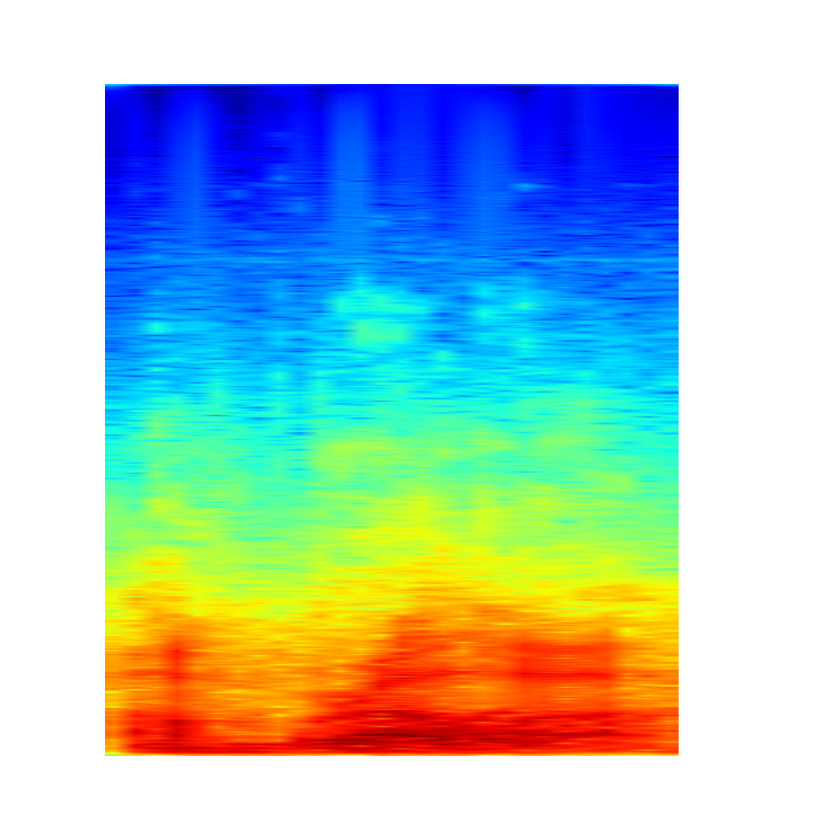
#> input picture processing/native.png, 840 x 840 px, shrunk from 1000 x 1000 before the run
$ python matches.py   (older library calls are emulated)
#> lines starting #> are read from the running program, lines starting #| are printed output that depends on the picture; after the words box and inside, x2 and y2 are one past the last pixel; in counts of white or black regions, pixels touching at a corner belong together
#!/usr/bin/env python
import numpy as np
import cv2
import matplotlib.pyplot as plt


def drawMatches(img1, kp1, img2, kp2, matches):
    """
    My own implementation of cv2.drawMatches as OpenCV 2.4.9
    does not have this function available but it's supported in
    OpenCV 3.0.0

    This function takes in two images with their associated
    keypoints, as well as a list of DMatch data structure (matches)
    that contains which keypoints matched in which images.

    An image will be produced where a montage is shown with
    the first image followed by the second image beside it.

    Keypoints are delineated with circles, while lines are connected
    between matching keypoints.

    img1,img2 - Grayscale images
    kp1,kp2 - Detected list of keypoints through any of the OpenCV keypoint
              detection algorithms
    matches - A list of matches of corresponding keypoints through any
              OpenCV keypoint matching algorithm
    """

    # Create a new output image that concatenates the two images together
    # (a.k.a) a montage
    rows1 = img1.shape[0]
    cols1 = img1.shape[1]
    rows2 = img2.shape[0]
    cols2 = img2.shape[1]

    out = np.zeros((max([rows1,rows2]),cols1+cols2,3), dtype='uint8')

    # Place the first image to the left
    out[:rows1,:cols1] = np.dstack([img1, img1, img1])

    # Place the next image to the right of it
    out[:rows2,cols1:] = np.dstack([img2, img2, img2])

    # For each pair of points we have between both images
    # draw circles, then connect a line between them
    for mat in matches:

        # Get the matching keypoints for each of the images
        img1_idx = mat.queryIdx
        img2_idx = mat.trainIdx

        # x - columns
        # y - rows
        (x1,y1) = kp1[img1_idx].pt
        (x2,y2) = kp2[img2_idx].pt

        # Draw a small circle at both co-ordinates
        # radius 4
        # colour blue
        # thickness = 1
        cv2.circle(out, (int(x1),int(y1)), 4, (255, 0, 0), 1)
        cv2.circle(out, (int(x2)+cols1,int(y2)), 4, (255, 0, 0), 1)

        # Draw a line in between the two points
        # thickness = 1
        # colour blue
        cv2.line(out, (int(x1),int(y1)), (int(x2)+cols1,int(y2)), (255, 0, 0), 1)


    # Show the image
    # cv2.imshow('Matched Features', out)
    # cv2.waitKey(0)
    # cv2.destroyWindow('Matched Features')

    # Also return the image if you'd like a copy
    return out


img1 = cv2.imread('native.png',0)
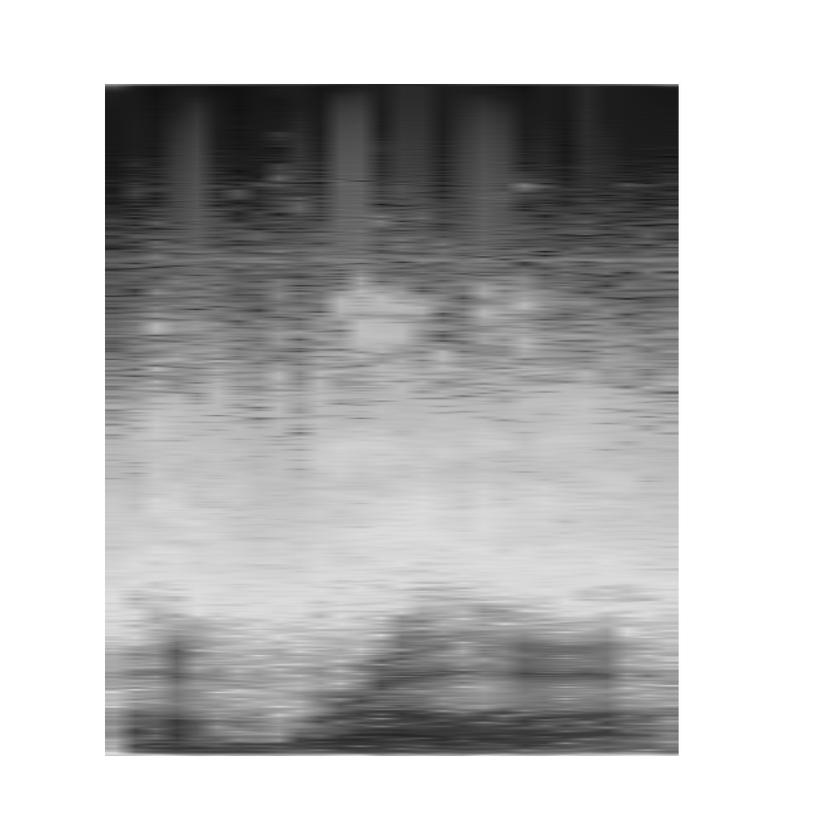
#> img1: shape (840, 840); min 17, max 255, mean 189.3
img2 = cv2.imread('user.png',0)
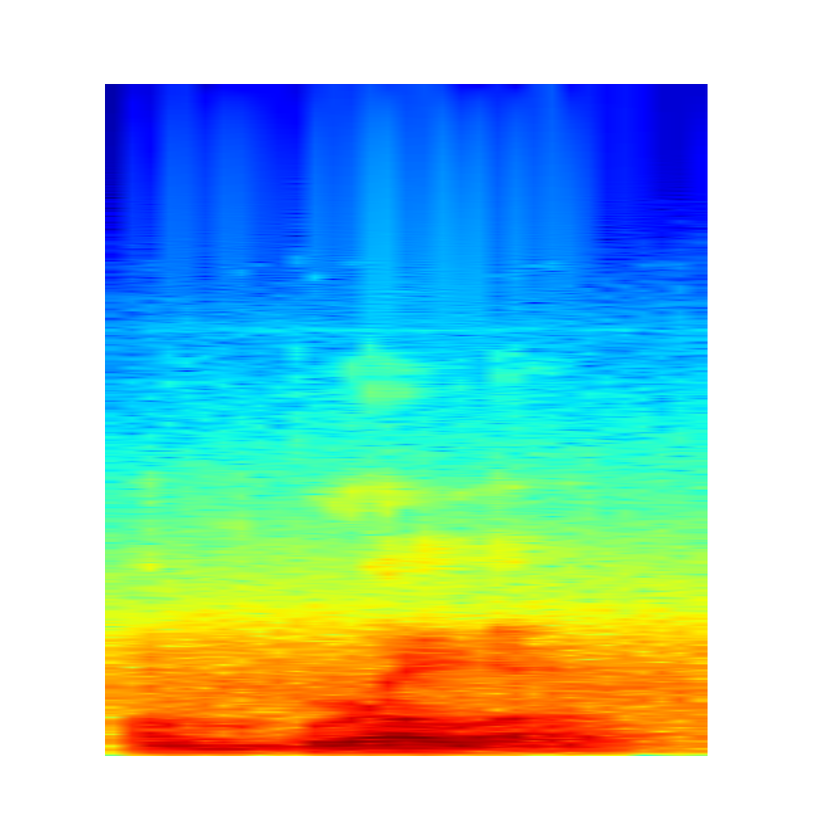
#> input picture processing/user.png, 840 x 840 px, shrunk from 1000 x 1000 before the run
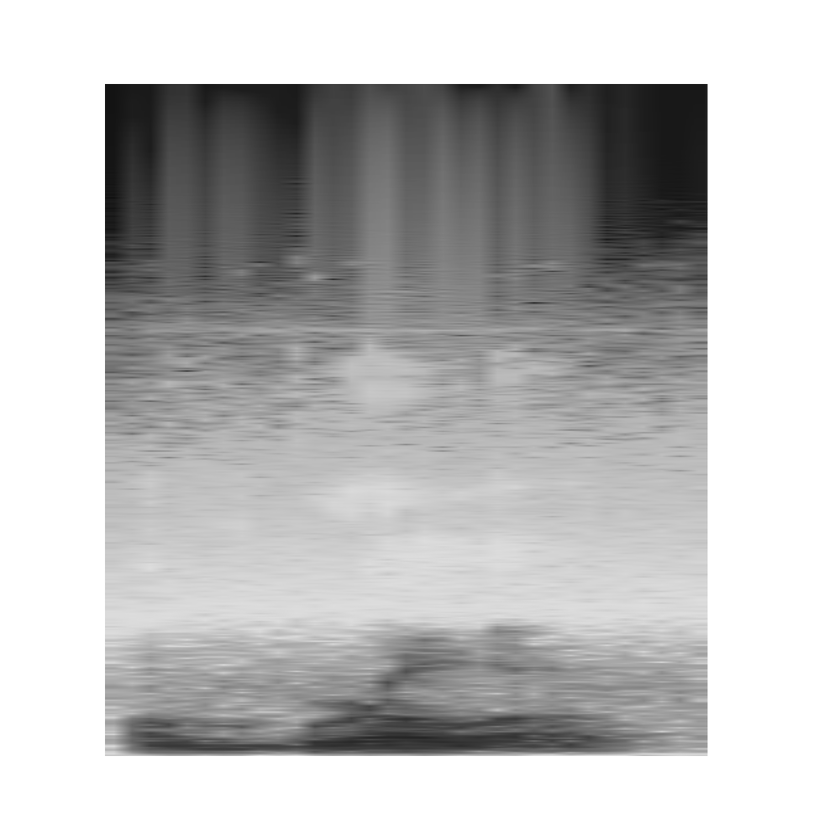
#> img2: shape (840, 840); min 17, max 255, mean 189.2

# Initiate ORB detector
orb = cv2.ORB()

# find the keypoints and descriptors with ORB
kp1, des1 = orb.detectAndCompute(img1,None)
#> kp1 = 308 keypoints; strongest (x, y, size): (674, 87, 77.1), (676, 86, 53.6), (677, 85, 37.2), (107, 87, 77.1)
kp2, des2 = orb.detectAndCompute(img2,None)
#> kp2 = 254 keypoints; strongest (x, y, size): (106, 85, 31), (706, 84, 37.2), (105, 85, 44.6), (706, 85, 44.6)

bf = cv2.BFMatcher(cv2.NORM_HAMMING, crossCheck=True)
matches = bf.match(des1,des2)
#> matches = 92 matches
matches = sorted(matches, key = lambda x:x.distance)
img3 = drawMatches(img1,kp1,img2,kp2,matches[:10])
#> in drawMatches, `out[:rows1,:cols1] = np.dstack([img1, img1, img1])`:
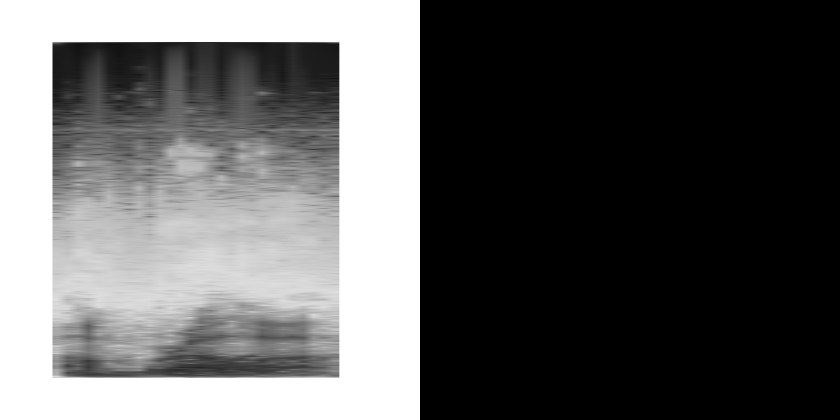
#> out: shape (840, 1680, 3) (shown at 1/2 size); min 0, max 255, mean 94.7
#> in drawMatches, `out[:rows2,cols1:] = np.dstack([img2, img2, img2])`:
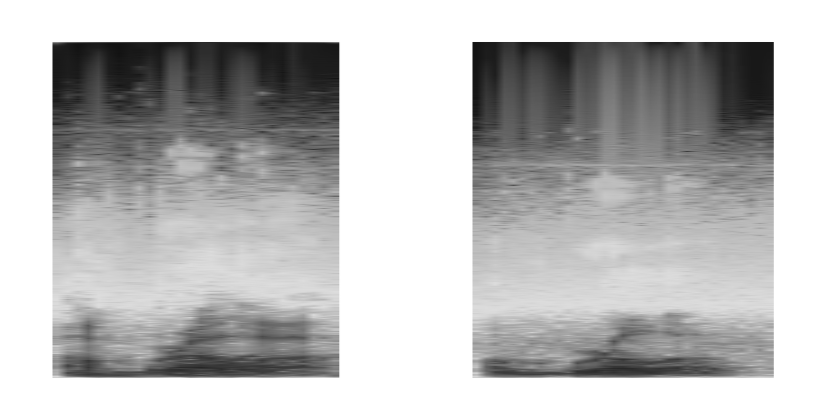
#> out: shape (840, 1680, 3) (shown at 1/2 size); min 17, max 255, mean 189.2
#> the loop in drawMatches, `for mat in matches:` made 10 passes
#> (img1_idx, img2_idx, x1, y1, x2, y2) on passes 1 to 10: (218, 197, 676, 85.02, 704.2, 84.6), (148, 143, 676.8, 84.96, 705, 84.67), (249, 60, 674.3, 87.09, 105.6, 85.2), (147, 195, 105.1, 84.96, 105.8, 752.7), (271, 223, 671.8, 235.9, 701.7, 292.6), (83, 218, 105.6, 85.2, 107, 754), (245, 171, 105.8, 748.6, 105.4, 750), (222, 183, 673.9, 238.5, 703, 396.1), (109, 29, 105.6, 350.4, 106, 408), (146, 110, 105.6, 754.8, 105.6, 754.8)
#> after the loop in drawMatches, `for mat in matches:`:
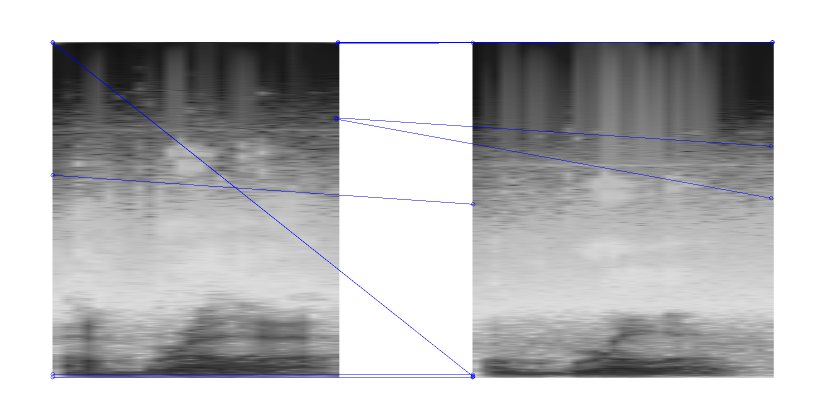
#> out: shape (840, 1680, 3) (shown at 1/2 size); 0.53% of pixels changed, all inside (x1, y1, x2, y2) = (101, 80, 1550, 759); drawn as B, G, R
cv2.imwrite('matches.png', img3)
